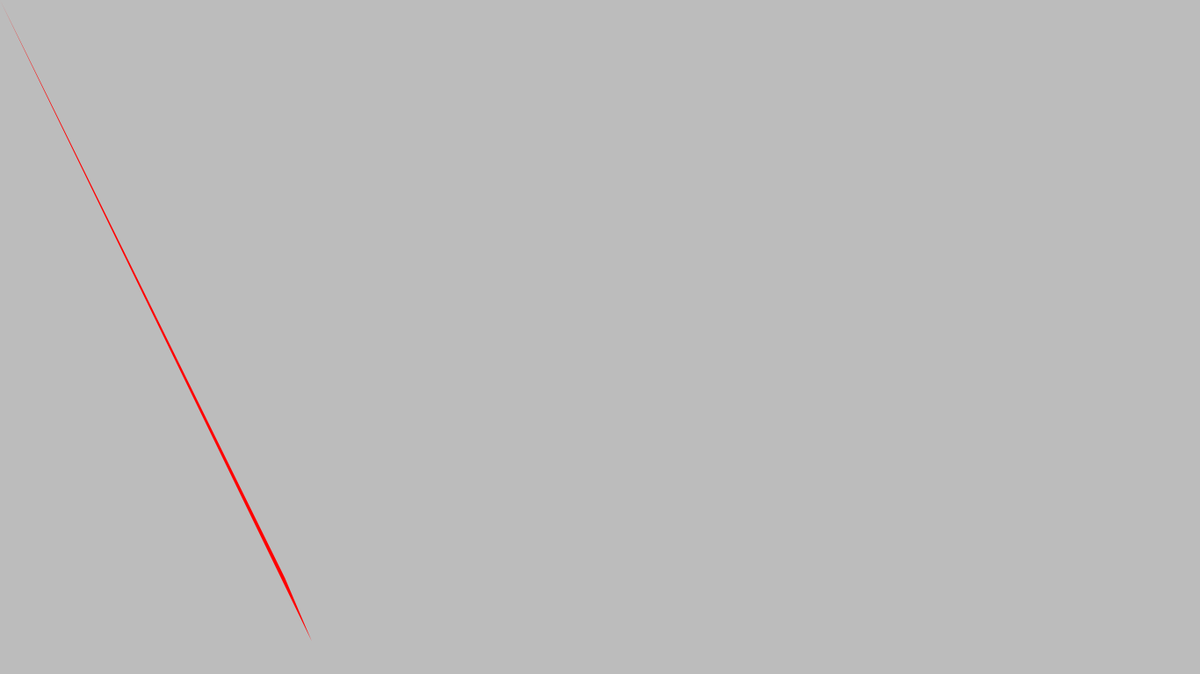
Frame 1 (no input)
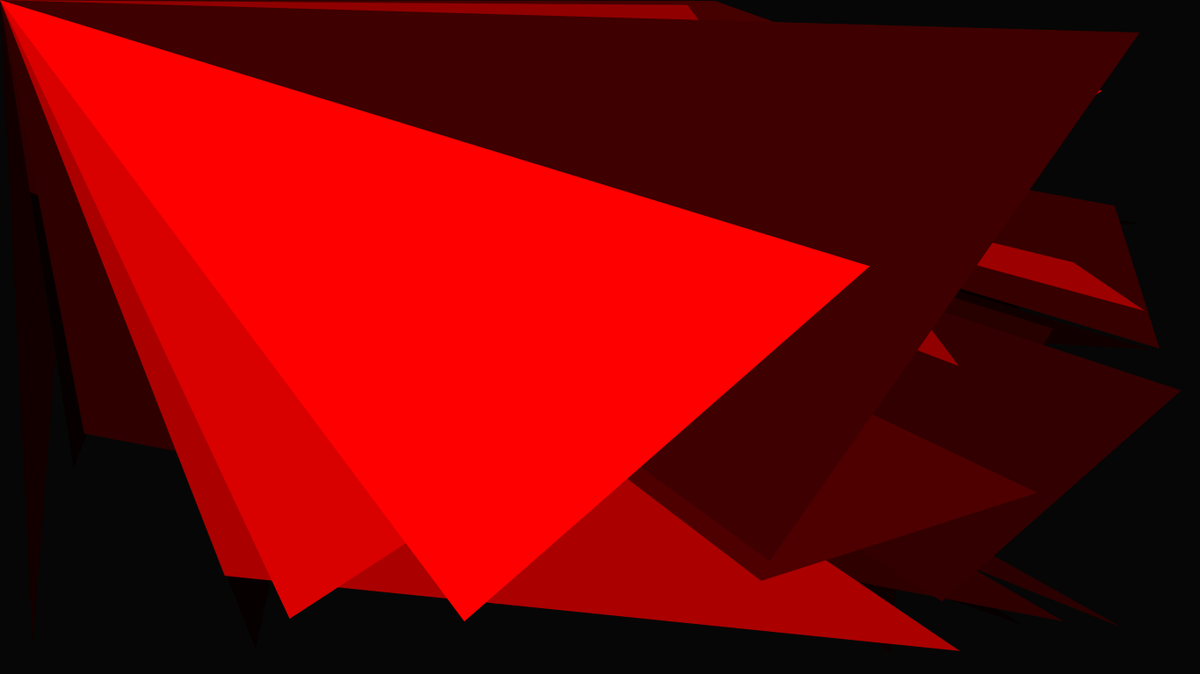
Frame 60 (the mouse pressed at the canvas centre just before this capture)
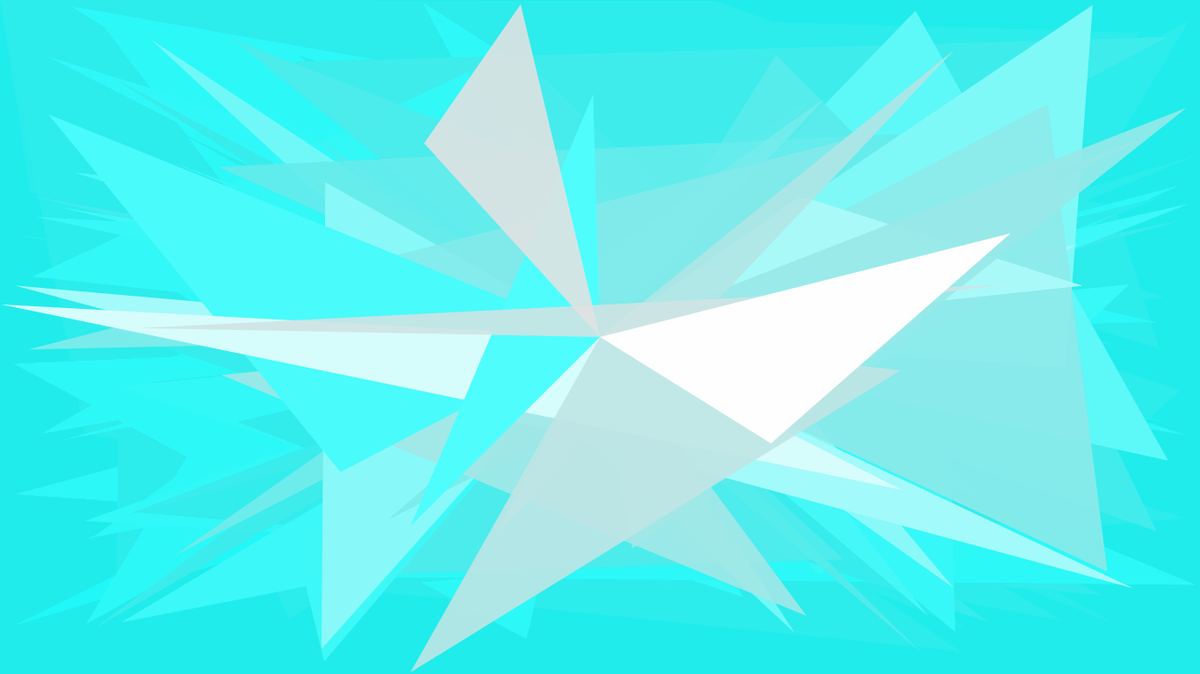
Frame 120 (the mouse held since frame 60 and released just before this capture)

The Processing sketch that drew these frames (run headless with seeded random() and noise(); from frame 60 on, the mouse is pressed at the canvas centre):

// Processing sketch: processing_83824
// ── processing_83824.pde

void setup()
{
  size(1366,768);
  smooth();
  frameRate(30);
}
 
void draw()
{
 noStroke();
 fill(0,(mouseY/1.35),(mouseX/1.35),20);
 rect(0,0,width,height);
 fill(random(height), (mouseX/1.35),(mouseY/1.35));
 //stroke(255,(mouseX/5.35),(mouseY/5.35));
 triangle(random(width),random(height),random(width),random(height),mouseX,mouseY);
if(mousePressed)
{
  fill(226,226,226,5);
 rect(0,0,width,height);
 fill(226,226,226,226);
 //fill(random(height), (mouseX/5.35),(mouseY/5.35));
 //stroke(255,(mouseX/5.35),(mouseY/5.35));
 triangle(random(width),random(height),random(width),random(height),mouseX,mouseY);
}
}
